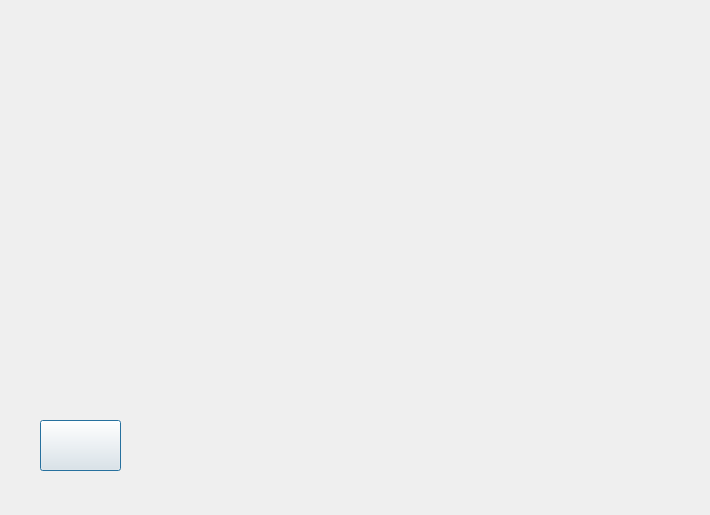
<?xml version="1.0" encoding="UTF-8"?>
<ui version="4.0">
 <class>Dialog</class>
 <widget class="QDialog" name="Dialog">
  <property name="geometry">
   <rect>
    <x>0</x>
    <y>0</y>
    <width>710</width>
    <height>515</height>
   </rect>
  </property>
  <property name="windowTitle">
   <string>Dialog</string>
  </property>
  <property name="styleSheet">
   <string notr="true"/>
  </property>
  <widget class="QPushButton" name="carpeta">
   <property name="geometry">
    <rect>
     <x>40</x>
     <y>420</y>
     <width>81</width>
     <height>51</height>
    </rect>
   </property>
   <property name="text">
    <string/>
   </property>
   <property name="icon">
    <iconset>
     <normaloff>Iconos/folder.svg</normaloff>Iconos/folder.svg</iconset>
   </property>
   <property name="iconSize">
    <size>
     <width>60</width>
     <height>60</height>
    </size>
   </property>
  </widget>
 </widget>
 <resources/>
 <connections/>
</ui>
